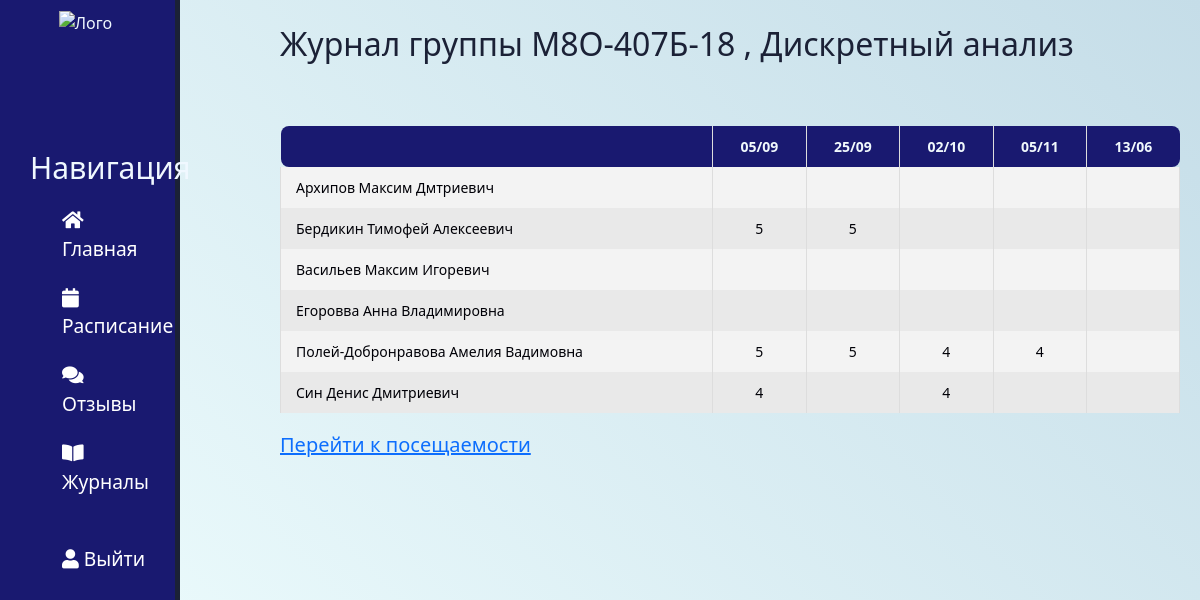
Page /cabinet/log/2-1-1-pz (signed in) on the committed database.
### cabinet/models.py (models this page shows, shortened)
class Timetable(models.Model):
    time = models.DateTimeField(verbose_name='дата и время')
    classroom = models.CharField(max_length=10, help_text='Введите номер аудитории', verbose_name='Аудитория', blank=True)
    url = models.URLField(max_length=300, verbose_name='Ссылка', blank=True)
    lesson = models.ForeignKey(Class, on_delete=models.CASCADE, unique=False, verbose_name='Занятие')
    name = models.TextField(max_length=300, null=True, blank=True, default='Без темы', verbose_name='Тема занятия')
    slug = models.SlugField(max_length=255, unique=True, db_index=True, verbose_name="URL")

class Student(models.Model):
    name = models.CharField(max_length=50, help_text="Введите ФИО")
    group = models.ForeignKey('Group', on_delete=models.CASCADE)
    slug = models.SlugField(max_length=255, unique=True, db_index=True, verbose_name="URL")

class Mark(models.Model):
    mark = models.CharField(max_length=2, default='', help_text="Введите оценку или Н", verbose_name='Оценка')
    student = models.ForeignKey('Student', on_delete=models.CASCADE, verbose_name='Студент')
    timetable = models.ForeignKey('Timetable', on_delete=models.PROTECT, verbose_name='Занятие')
    comment = models.TextField(max_length=150, null=True, blank=True, verbose_name='Комментарий')

### cabinet/views.py (the view)
# urls.py: path('log/', logs, name='logs'),
@login_required
def log(request, log_slug=None):
    lesson = get_object_or_404(Class, slug=log_slug)
    dates = Timetable.objects.filter(lesson=lesson).order_by('time')#.values('time')
    for group in lesson.groups.all():
        students = Student.objects.filter(group=group).order_by('name')
    marks_q = Mark.objects.filter(timetable__lesson=lesson)
    marks = {}
    for student in students:
        mark_l = marks_q.filter(student=student)
        marks[student] = []
        for date in dates:
            mark = mark_l.filter(timetable=date)#.values('mark')
            if not mark:
                marks[student].append((date, None))
            else:
                marks[student].append((date, mark[0]))
    context = {
        'lesson': lesson,
        'menu': menu,
        'dates': dates,
        'marks': marks,
        'title': f"Журнал группы {lesson.get_groups()}, {lesson.lesson}"
    }
    return render(request, 'cabinet/log.html', context=context)

### cabinet/models.py (called while the page is built)
    def __str__(self):
        return self.name

    def get_groups(self):
        return "\n".join([f"{g.number} " for g in self.groups.all()])

### cabinet/templates/cabinet/log.html (shortened to what this page needs)
{% extends 'cabinet/base.html' %}
{% block content %}
<div class="features">
    <h2> {{title}} </h2>
</div>
<div class="log">
    <table>
        <thead>
            <tr>
                <th></th>
                {% for date in dates %}
                    <th>{{ date.time|date:"d/m" }}</th>
                {% endfor %}
            </tr>
        </thead>
        <tbody>
            {% for student, marks_list in marks.items %}
                <tr>
                    <td style="text-align: left;">{{ student.name }}</td>
                    {% for mark in  marks_list %}
                        <td id="{{mark.1.pk}}">
                        {% if mark.1 %}
                            {{ mark.1.mark }}
                        {% endif %}
                        </td>
                    {% endfor %}
                </tr>
            {% endfor %}
        </tbody>
    </table>
    <a href="attendance/{{lesson.slug}}"><h5>Перейти к посещаемости</h5></a>
</div>
{% endblock %}

### cabinet/static/cabinet/css/styles.css (style rules this page uses)
body { background: linear-gradient(45deg, #f1ffff, #C5DDE8); }
main .features { float: left; color: #1b2136; margin-top: 25px; margin-left: 100px; text-align: left; width: 75%; }
main .log { float: left; color: rgb(0, 0, 7); margin-top: 25px; margin-left: 100px; text-align: left; width: 75%; }
main .log table { width: 100%; border: none; margin-top: 30px; margin-bottom: 20px; vertical-align: middle; }
main .log table thead th { font-weight: bold; text-align: center; border: none; padding: 10px 15px; color:#f0f8fc; background: midnightblue; font-size: 14px; border-left: 1px solid #ddd; border-right: 1px solid #ddd; }
main .log table thead tr th:first-child { border-radius: 8px 0 0 8px; }
main .log table thead tr th:last-child { border-radius: 0 8px 8px 0; }
main .log table tbody td { text-align: center; border-left: 1px solid #ddd; border-right: 1px solid #ddd; padding: 10px 15px; font-size: 14px; vertical-align: middle; }
main .log table tbody tr:nth-child(odd) { background: #f3f3f3; }
main .log table tbody tr:nth-child(even) { background: #e9e9e9; }
main .log table thead tr th:first-child, .table tbody tr td:first-child { border-left: none; }
main .log table thead tr th:last-child, .table tbody tr td:last-child { border-right: none; }

### rows in the picture
Timetable: time "05/09", mark "5", mark "4"
Timetable: time "25/09", mark "5"
Timetable: time "02/10", mark "4"
Timetable: time "05/11", mark "4"
Timetable: time "13/06"
Student: name "Архипов Максим Дмтриевич"
Student: name "Бердикин Тимофей Алексеевич"
Student: name "Васильев Максим Игоревич"
Student: name "Егоровва Анна Владимировна"
Student: name "Полей-Добронравова Амелия Вадимовна"
Student: name "Син Денис Дмитриевич"

### other values in the picture
{{ m.title }} "Главная" "Расписание" "Отзывы" "Журналы"
{{ title }} "Журнал группы М8О-407Б-18 , Дискретный анализ"
